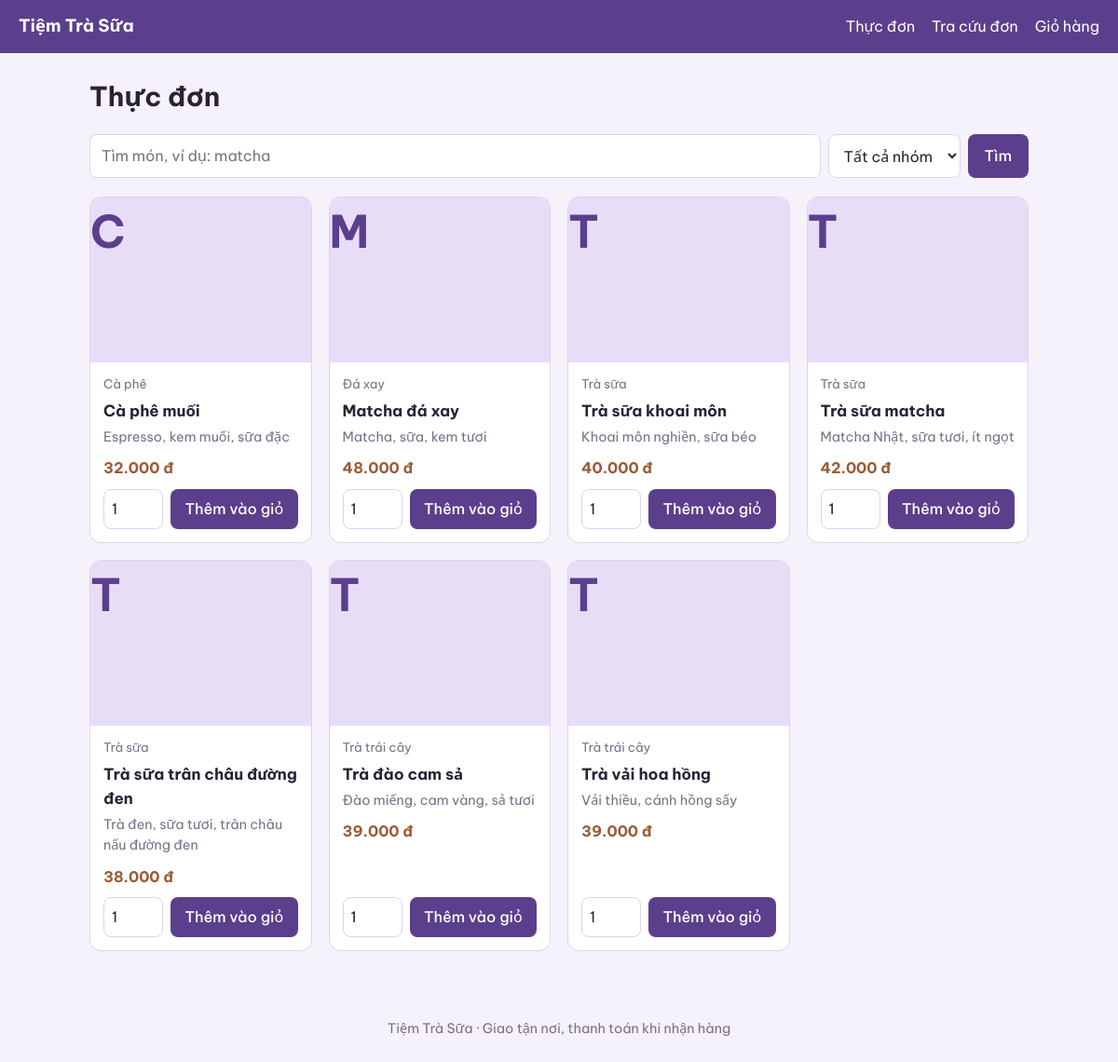
The page / on the database its author committed.
### tables this page shows
CREATE TABLE products (
  id INT AUTO_INCREMENT PRIMARY KEY,
  category_id INT NULL,
  name VARCHAR(150) NOT NULL,
  description TEXT,
  price INT UNSIGNED NOT NULL,
  image VARCHAR(255) NULL,
  is_available TINYINT(1) NOT NULL DEFAULT 1,
  created_at TIMESTAMP DEFAULT CURRENT_TIMESTAMP,
  FOREIGN KEY (category_id) REFERENCES categories(id) ON DELETE SET NULL
);

CREATE TABLE categories (
  id INT AUTO_INCREMENT PRIMARY KEY,
  name VARCHAR(100) NOT NULL
);

### includes/init.php (called while the page is built, shortened)
<?php
function db(): PDO {
    static $pdo = null;
    if ($pdo === null) {
        $pdo = new PDO(
            'mysql:host=' . DB_HOST . ';dbname=' . DB_NAME . ';charset=utf8mb4',
            DB_USER, DB_PASS,
            [
                PDO::ATTR_ERRMODE            => PDO::ERRMODE_EXCEPTION,
                PDO::ATTR_DEFAULT_FETCH_MODE => PDO::FETCH_ASSOC,
                PDO::ATTR_EMULATE_PREPARES   => false,
            ]
        );
    }
    return $pdo;
}
function e($s): string { return htmlspecialchars((string)$s, ENT_QUOTES, 'UTF-8'); }
function money($n): string { return number_format((int)$n, 0, ',', '.') . ' đ'; }

### index.php (the view, shortened to what this page needs)
<?php
require __DIR__ . '/includes/init.php';
$q   = trim($_GET['q'] ?? '');
$sql = 'SELECT p.*, c.name AS cat_name FROM products p
        LEFT JOIN categories c ON c.id = p.category_id
        WHERE p.is_available = 1';
$params = [];
$sql .= ' ORDER BY c.name, p.name';
$stmt = db()->prepare($sql);
$stmt->execute($params);
$products = $stmt->fetchAll();
include __DIR__ . '/includes/header.php';
?>
<h1>Thực đơn</h1>
<form class="search" method="get">
  <input type="search" name="q" value="<?= e($q) ?>" placeholder="Tìm món, ví dụ: matcha">
  <select name="cat">
    <option value="0">Tất cả nhóm</option>
  </select>
  <button class="btn">Tìm</button>
</form>
<?php if (!$products): ?>
  <p class="empty">Không tìm thấy món nào khớp với "<?= e($q) ?>". Thử từ khoá khác hoặc chọn "Tất cả nhóm".</p>
<?php else: ?>
<div class="grid">
  <?php foreach ($products as $p): ?>
  <article class="card">
    <?php if ($p['image']): ?>
      <img src="<?= BASE_URL ?>/uploads/<?= e($p['image']) ?>" alt="<?= e($p['name']) ?>">
    <?php else: ?>
      <div class="ph"><?= e(mb_substr($p['name'], 0, 1)) ?></div>
    <?php endif; ?>
    <div class="card-body">
      <small class="muted"><?= e($p['cat_name'] ?? 'Khác') ?></small>
      <h3><?= e($p['name']) ?></h3>
      <p class="muted"><?= e($p['description']) ?></p>
      <div class="price"><?= money($p['price']) ?></div>
      <form method="post" action="<?= BASE_URL ?>/cart.php" class="add">
        <input type="number" name="qty" value="1" min="1" max="20" aria-label="Số lượng">
        <button class="btn">Thêm vào giỏ</button>
      </form>
    </div>
  </article>
  <?php endforeach; ?>
</div>
<?php endif; ?>
<?php include __DIR__ . '/includes/footer.php'; ?>

### includes/header.php (shortened to what this page needs)
<?php $cartCount = array_sum($_SESSION['cart'] ?? []); ?>
<!DOCTYPE html>
<html lang="vi">
<head>
  <link rel="stylesheet" href="<?= BASE_URL ?>/assets/style.css">
</head>
<body>
<header class="top">
  <a class="brand" href="<?= BASE_URL ?>/index.php">Tiệm Trà Sữa</a>
  <nav>
    <a href="<?= BASE_URL ?>/index.php">Thực đơn</a>
    <a href="<?= BASE_URL ?>/track.php">Tra cứu đơn</a>
    <a href="<?= BASE_URL ?>/cart.php">Giỏ hàng<?= $cartCount ? ' (' . $cartCount . ')' : '' ?></a>
  </nav>
</header>
<main class="wrap">

### includes/footer.php
</main>
<footer class="foot">Tiệm Trà Sữa · Giao tận nơi, thanh toán khi nhận hàng</footer>
</body>
</html>

### assets/style.css (style rules this page uses)
:root { --bg: #f6f2fb; --ink: #2a2235; --muted: #7a6f88; --line: #ddd3ea; --primary: #5b3f8c; --primary-ink: #fff; --sugar: #9a5b34; --card: #fff; --ok: #2f7d4f; --err: #b3342f; }
* { box-sizing: border-box; }
body { margin: 0; background: var(--bg); color: var(--ink); font: 16px/1.55 "Be Vietnam Pro", system-ui, sans-serif; }
a { color: var(--primary); }
h1 { font-size: 1.8rem; margin: 0.2em 0 0.6em; }
.wrap { max-width: 1040px; margin: 0 auto; padding: 20px 16px 48px; }
.muted { color: var(--muted); }
.top { display: flex; flex-wrap: wrap; gap: 12px; align-items: center; justify-content: space-between; padding: 14px 20px; background: var(--primary); color: var(--primary-ink); }
.top a, .top .link { color: #fff; text-decoration: none; }
.brand { font-weight: 700; font-size: 1.15rem; }
.top nav { display: flex; gap: 18px; flex-wrap: wrap; align-items: center; }
.foot { text-align: center; color: var(--muted); padding: 24px; font-size: 0.9rem; }
.btn { display: inline-block; background: var(--primary); color: #fff; border: 0; border-radius: 8px; padding: 10px 18px; font: inherit; font-weight: 500; cursor: pointer; text-decoration: none; }
input, select, textarea { font: inherit; padding: 10px 12px; border: 1px solid var(--line); border-radius: 8px; background: #fff; color: var(--ink); width: 100%; }
.search { display: flex; gap: 8px; flex-wrap: wrap; margin-bottom: 20px; }
.search input { flex: 1 1 220px; width: auto; }
.search select { width: auto; }
.grid { display: grid; grid-template-columns: repeat(auto-fill, minmax(230px, 1fr)); gap: 18px; }
.card { background: var(--card); border: 1px solid var(--line); border-radius: 12px; overflow: hidden; display: flex; flex-direction: column; }
.card img, .card .ph { width: 100%; aspect-ratio: 4/3; object-fit: cover; display: block; }
.ph { display: grid; place-items: center; background: #e8ddf7; color: var(--primary); font-size: 3rem; font-weight: 700; }
.card-body { padding: 14px; display: flex; flex-direction: column; gap: 4px; flex: 1; }
.card h3 { margin: 0; font-size: 1.05rem; }
.card p { margin: 0; font-size: 0.9rem; }
.price { font-weight: 700; color: var(--sugar); margin: 6px 0; }
.add { display: flex; gap: 8px; margin-top: auto; }
.add input { width: 64px; padding: 8px; }
.add .btn { flex: 1; padding: 8px 10px; }

### rows shown on the page
products: name "C", category.name "Cà phê", name "Cà phê muối", description "Espresso, kem muối, sữa đặc", price "32.000 đ"
products: name "M", category.name "Đá xay", name "Matcha đá xay", description "Matcha, sữa, kem tươi", price "48.000 đ"
products: name "T", category.name "Trà sữa", name "Trà sữa khoai môn", description "Khoai môn nghiền, sữa béo", price "40.000 đ"
products: name "T", category.name "Trà sữa", name "Trà sữa matcha", description "Matcha Nhật, sữa tươi, ít ngọt", price "42.000 đ"
products: name "T", category.name "Trà sữa", name "Trà sữa trân châu đường đen", description "Trà đen, sữa tươi, trân châu nấu đường đen", price "38.000 đ"
products: name "T", category.name "Trà trái cây", name "Trà đào cam sả", description "Đào miếng, cam vàng, sả tươi", price "39.000 đ"
products: name "T", category.name "Trà trái cây", name "Trà vải hoa hồng", description "Vải thiều, cánh hồng sấy", price "39.000 đ"
